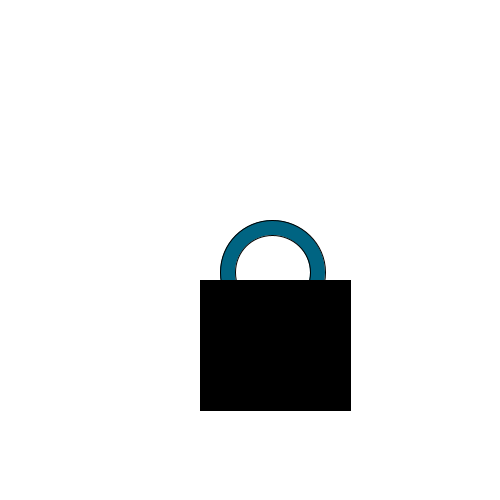
Frame 1 (no input)
Frame 60 (the mouse pressed at the canvas centre just before this capture): identical to frame 1, image omitted
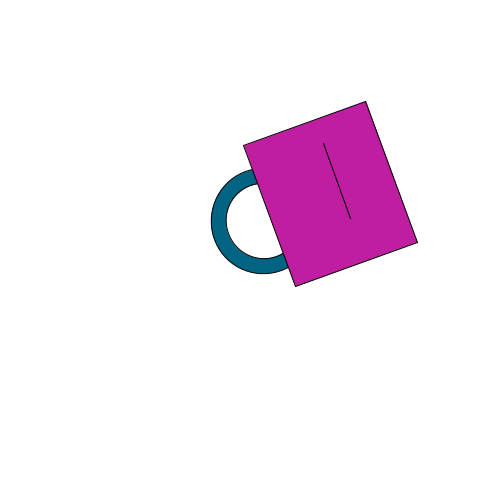
Frame 120 (the mouse held since frame 60 and released just before this capture)

The Processing sketch that drew these frames (run headless with seeded random() and noise(); from frame 60 on, the mouse is pressed at the canvas centre):

// Processing sketch: Make_Changes_on_Primitive_Shapes
// ── Make_Changes_on_Primitive_Shapes.pde
int bgColor = 255;
int position;
int size;
int rectsize;
float r;
float g;
float b;
void setup(){
  size(500,500);
  background(bgColor);
  position = int(width*.5);
  size=int(width*.15);
  rectsize=int(width*.15);
  println(position);
  rectMode(CENTER);
}

void draw (){
  
  pushMatrix();
  background(255);
  translate(width*.5, height*.5);
  rotate(radians(mouseY));
  fill(0,100,130);
  ellipse(size*.5-15,size*.5-15,size+30,size+30);
  fill(255,255,255);
  ellipse(size*.5-15,size*.5-15,size,size);
  if(mousePressed==true){
    r=random(255);
    g=random(255);
    b=random(255);
    fill( r, g, b);
  } else {
    fill( r, g, b);
  }
  rect(size-50,size+20,rectsize *2,rectsize * 2 -20);
  line(size-80,size+30,size,size+30);
  popMatrix();
}  

void keyPressed(){
  if(key == CODED){
    if(keyCode == UP){
      rectsize ++;
    }
    if(keyCode == DOWN){
      rectsize --;
    }
  }
}
  
